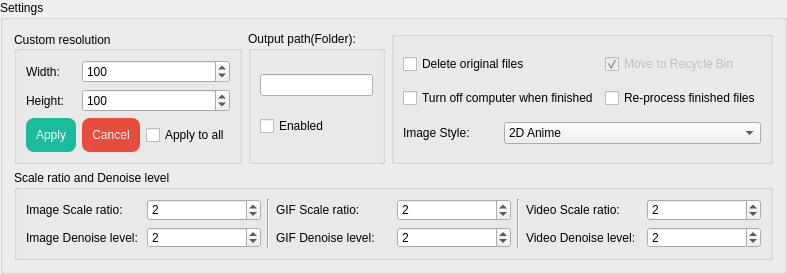
         <widget class="QGroupBox" name="groupBox_Setting">
          <property name="minimumSize">
           <size>
            <width>0</width>
            <height>0</height>
           </size>
          </property>
          <property name="maximumSize">
           <size>
            <width>16777215</width>
            <height>280</height>
           </size>
          </property>
          <property name="title">
           <string>Settings</string>
          </property>
          <layout class="QGridLayout" name="gridLayout_4">
           <item row="1" column="0" rowspan="2" colspan="5">
            <widget class="QGroupBox" name="groupBox_ScaleRaton_DenoiseLevel">
             <property name="maximumSize">
              <size>
               <width>16777215</width>
               <height>90</height>
              </size>
             </property>
             <property name="title">
              <string>Scale ratio and Denoise level</string>
             </property>
             <layout class="QGridLayout" name="gridLayout">
              <item row="1" column="7">
               <widget class="QSpinBox" name="spinBox_DenoiseLevel_video">
                <property name="enabled">
                 <bool>true</bool>
                </property>
                <property name="focusPolicy">
                 <enum>Qt::WheelFocus</enum>
                </property>
                <property name="minimum">
                 <number>-1</number>
                </property>
                <property name="maximum">
                 <number>3</number>
                </property>
                <property name="singleStep">
                 <number>1</number>
                </property>
                <property name="value">
                 <number>2</number>
                </property>
                <property name="displayIntegerBase">
                 <number>10</number>
                </property>
               </widget>
              </item>
              <item row="0" column="3">
               <widget class="QLabel" name="label_16">
                <property name="toolTip">
                 <string>Range: 1 ~ 999999999</string>
                </property>
                <property name="text">
                 <string>GIF Scale ratio:</string>
                </property>
               </widget>
              </item>
              <item row="1" column="3">
               <widget class="QLabel" name="label_GIFDenoiseLevel">
                <property name="text">
                 <string>GIF Denoise level:</string>
                </property>
               </widget>
              </item>
              <item row="0" column="5" rowspan="2">
               <widget class="Line" name="line_4">
                <property name="orientation">
                 <enum>Qt::Vertical</enum>
                </property>
               </widget>
              </item>
              <item row="0" column="4">
               <widget class="QSpinBox" name="spinBox_ScaleRatio_gif">
                <property name="cursor">
                 <cursorShape>ArrowCursor</cursorShape>
                </property>
                <property name="focusPolicy">
                 <enum>Qt::WheelFocus</enum>
                </property>
                <property name="toolTip">
                 <string>Range: 1 ~ 999999999</string>
                </property>
                <property name="minimum">
                 <number>1</number>
                </property>
                <property name="maximum">
                 <number>999999999</number>
                </property>
                <property name="singleStep">
                 <number>1</number>
                </property>
                <property name="value">
                 <number>2</number>
                </property>
                <property name="displayIntegerBase">
                 <number>10</number>
                </property>
               </widget>
              </item>
              <item row="0" column="0">
               <widget class="QLabel" name="label">
                <property name="toolTip">
                 <string>Range: 1 ~ 999999999</string>
                </property>
                <property name="text">
                 <string>Image Scale ratio:</string>
                </property>
               </widget>
              </item>
              <item row="1" column="0">
               <widget class="QLabel" name="label_ImageDenoiseLevel">
                <property name="text">
                 <string>Image Denoise level:</string>
                </property>
               </widget>
              </item>
              <item row="1" column="6">
               <widget class="QLabel" name="label_VideoDenoiseLevel">
                <property name="text">
                 <string>Video Denoise level:</string>
                </property>
               </widget>
              </item>
              <item row="0" column="1">
               <widget class="QSpinBox" name="spinBox_ScaleRatio_image">
                <property name="cursor">
                 <cursorShape>ArrowCursor</cursorShape>
                </property>
                <property name="focusPolicy">
                 <enum>Qt::WheelFocus</enum>
                </property>
                <property name="toolTip">
                 <string>Range: 1 ~ 999999999</string>
                </property>
                <property name="minimum">
                 <number>1</number>
                </property>
                <property name="maximum">
                 <number>999999999</number>
                </property>
                <property name="singleStep">
                 <number>1</number>
                </property>
                <property name="value">
                 <number>2</number>
                </property>
                <property name="displayIntegerBase">
                 <number>10</number>
                </property>
               </widget>
              </item>
              <item row="0" column="6">
               <widget class="QLabel" name="label_17">
                <property name="toolTip">
                 <string>Range: 1 ~ 999999999</string>
                </property>
                <property name="text">
                 <string>Video Scale ratio:</string>
                </property>
               </widget>
              </item>
              <item row="1" column="1">
               <widget class="QSpinBox" name="spinBox_DenoiseLevel_image">
                <property name="enabled">
                 <bool>true</bool>
                </property>
                <property name="focusPolicy">
                 <enum>Qt::WheelFocus</enum>
                </property>
                <property name="minimum">
                 <number>-1</number>
                </property>
                <property name="maximum">
                 <number>3</number>
                </property>
                <property name="singleStep">
                 <number>1</number>
                </property>
                <property name="value">
                 <number>2</number>
                </property>
                <property name="displayIntegerBase">
                 <number>10</number>
                </property>
               </widget>
              </item>
              <item row="0" column="7">
               <widget class="QSpinBox" name="spinBox_ScaleRatio_video">
                <property name="cursor">
                 <cursorShape>ArrowCursor</cursorShape>
                </property>
                <property name="focusPolicy">
                 <enum>Qt::WheelFocus</enum>
                </property>
                <property name="toolTip">
                 <string>Range: 1 ~ 999999999</string>
                </property>
                <property name="minimum">
                 <number>1</number>
                </property>
                <property name="maximum">
                 <number>999999999</number>
                </property>
                <property name="singleStep">
                 <number>1</number>
                </property>
                <property name="value">
                 <number>2</number>
                </property>
                <property name="displayIntegerBase">
                 <number>10</number>
                </property>
               </widget>
              </item>
              <item row="1" column="4">
               <widget class="QSpinBox" name="spinBox_DenoiseLevel_gif">
                <property name="enabled">
                 <bool>true</bool>
                </property>
                <property name="focusPolicy">
                 <enum>Qt::WheelFocus</enum>
                </property>
                <property name="minimum">
                 <number>-1</number>
                </property>
                <property name="maximum">
                 <number>3</number>
                </property>
                <property name="singleStep">
                 <number>1</number>
                </property>
                <property name="value">
                 <number>2</number>
                </property>
                <property name="displayIntegerBase">
                 <number>10</number>
                </property>
               </widget>
              </item>
              <item row="0" column="2" rowspan="2">
               <widget class="Line" name="line_3">
                <property name="orientation">
                 <enum>Qt::Vertical</enum>
                </property>
               </widget>
              </item>
             </layout>
            </widget>
           </item>
           <item row="0" column="0" colspan="2">
            <widget class="QGroupBox" name="groupBox">
             <property name="maximumSize">
              <size>
               <width>16777215</width>
               <height>16777215</height>
              </size>
             </property>
             <property name="toolTip">
              <string/>
             </property>
             <property name="title">
              <string>Custom resolution</string>
             </property>
             <property name="alignment">
              <set>Qt::AlignLeading|Qt::AlignLeft|Qt::AlignVCenter</set>
             </property>
             <layout class="QGridLayout" name="gridLayout_13">
              <item row="6" column="1">
               <widget class="QPushButton" name="pushButton_CustRes_cancel">
                <property name="toolTip">
                 <string>1.Select a file in the file list.
2.Click the Cancel button to cancel the custom resolution.</string>
                </property>
                <property name="styleSheet">
                 <string notr="true">QPushButton{
background-color: rgb(231, 76, 60);
color: rgb(255, 255, 255);
border-style:outset;
border-radius:8px;
padding:10px;
}
QPushButton:hover{
background-color: rgb(255, 102, 64);
color: rgb(255, 255, 255);
border-style:outset;
border-radius:8px;
padding:10px;
}
QPushButton:pressed{
background-color: rgb(204, 65, 53);
color: rgb(255, 255, 255);
border-style:outset;
border-radius:8px;
padding:10px;
}
QPushButton{
background-color: rgb(231, 76, 60);
color: rgb(255, 255, 255);
border-style:outset;
border-radius:8px;
padding:10px;
}
QPushButton:hover{
background-color: rgb(255, 102, 64);
color: rgb(255, 255, 255);
border-style:outset;
border-radius:8px;
padding:10px;
}
QPushButton:disabled{
	background-color: rgb(166, 166, 166);
color: rgb(255, 255, 255);
border-style:outset;
border-radius:8px;
padding:10px;
}</string>
                </property>
                <property name="text">
                 <string>Cancel</string>
                </property>
               </widget>
              </item>
              <item row="0" column="1" colspan="2">
               <widget class="QSpinBox" name="spinBox_CustRes_width">
                <property name="minimum">
                 <number>1</number>
                </property>
                <property name="maximum">
                 <number>999999999</number>
                </property>
                <property name="value">
                 <number>100</number>
                </property>
               </widget>
              </item>
              <item row="6" column="0">
               <widget class="QPushButton" name="pushButton_CustRes_apply">
                <property name="toolTip">
                 <string>1.Set the height and width of the resolution.
2.Select a file in the file list.
3.Click the Apply button to set the resolution.</string>
                </property>
                <property name="styleSheet">
                 <string notr="true">QPushButton{
background-color: rgb(26, 188, 156);
color: rgb(255, 255, 255);
border-style:outset;
border-radius:8px;
padding:10px;
}
QPushButton:hover{
background-color: rgb(29, 214, 177);
color: rgb(255, 255, 255);
border-style:outset;
border-radius:8px;
padding:10px;
}
QPushButton:pressed{
background-color: rgb(23, 173, 143);
color: rgb(255, 255, 255);
border-style:outset;
border-radius:8px;
padding:10px;
}
QPushButton:disabled{
background-color: rgb(166, 166, 166);
color: rgb(255, 255, 255);
border-style:outset;
border-radius:8px;
padding:10px;
}</string>
                </property>
                <property name="text">
                 <string>Apply</string>
                </property>
               </widget>
              </item>
              <item row="2" column="0">
               <widget class="QLabel" name="label_15">
                <property name="text">
                 <string>Height:</string>
                </property>
               </widget>
              </item>
              <item row="2" column="1" colspan="2">
               <widget class="QSpinBox" name="spinBox_CustRes_height">
                <property name="minimum">
                 <number>1</number>
                </property>
                <property name="maximum">
                 <number>999999999</number>
                </property>
                <property name="value">
                 <number>100</number>
                </property>
               </widget>
              </item>
              <item row="0" column="0">
               <widget class="QLabel" name="label_18">
                <property name="text">
                 <string>Width:</string>
                </property>
               </widget>
              </item>
              <item row="6" column="2">
               <widget class="QCheckBox" name="checkBox_custres_isAll">
                <property name="toolTip">
                 <string>Valid for all files.</string>
                </property>
                <property name="text">
                 <string>Apply to all</string>
                </property>
               </widget>
              </item>
             </layout>
            </widget>
           </item>
           <item row="0" column="2" colspan="2">
            <widget class="QGroupBox" name="groupBox_OutPut">
             <property name="minimumSize">
              <size>
               <width>0</width>
               <height>0</height>
              </size>
             </property>
             <property name="maximumSize">
              <size>
               <width>16777215</width>
               <height>16777215</height>
              </size>
             </property>
             <property name="title">
              <string>Output path(Folder):</string>
             </property>
             <layout class="QGridLayout" name="gridLayout_23">
              <item row="0" column="0" colspan="4">
               <widget class="QLineEdit" name="lineEdit_outputPath">
                <property name="text">
                 <string notr="true"/>
                </property>
               </widget>
              </item>
              <item row="1" column="0">
               <widget class="QCheckBox" name="checkBox_OutPath_isEnabled">
                <property name="toolTip">
                 <string>When this option is enabled, the output file 
will be moved to the path you specified. 
Otherwise, it will be saved in the same 
folder as the source file.</string>
                </property>
                <property name="text">
                 <string>Enabled</string>
                </property>
               </widget>
              </item>
             </layout>
            </widget>
           </item>
           <item row="0" column="4">
            <widget class="QGroupBox" name="groupBox_2">
             <property name="maximumSize">
              <size>
               <width>16777215</width>
               <height>16777215</height>
              </size>
             </property>
             <property name="title">
              <string/>
             </property>
             <layout class="QGridLayout" name="gridLayout_26">
              <item row="3" column="1" colspan="2">
               <widget class="QComboBox" name="comboBox_ImageStyle">
                <property name="minimumSize">
                 <size>
                  <width>120</width>
                  <height>0</height>
                 </size>
                </property>
                <property name="toolTip">
                 <string>Only works when using &quot;waifu2x-ncnn-vulkan&quot; engine. 
Waifu2x-converter and Anime4k only support &quot;2D Anime&quot; image style.
SRMD-ncnn-vulkan can supports all image style without change any settings.</string>
                </property>
                <property name="currentText">
                 <string notr="true">2D Anime</string>
                </property>
                <item>
                 <property name="text">
                  <string>2D Anime</string>
                 </property>
                </item>
                <item>
                 <property name="text">
                  <string>3D Real-life</string>
                 </property>
                </item>
               </widget>
              </item>
              <item row="1" column="2">
               <widget class="QCheckBox" name="checkBox_ReProcFinFiles">
                <property name="toolTip">
                 <string>When there are finished files in the list, the finished files will be
 processed again when the processing process is started again.</string>
                </property>
                <property name="text">
                 <string>Re-process finished files</string>
                </property>
               </widget>
              </item>
              <item row="3" column="0">
               <widget class="QLabel" name="label_3">
                <property name="maximumSize">
                 <size>
                  <width>16777215</width>
                  <height>16777215</height>
                 </size>
                </property>
                <property name="toolTip">
                 <string>Only works when using &quot;waifu2x-ncnn-vulkan&quot; engine. 
Waifu2x-converter and Anime4k only support &quot;2D Anime&quot; image style.
SRMD-ncnn-vulkan can supports all image style without change any settings.</string>
                </property>
                <property name="text">
                 <string>Image Style:</string>
                </property>
                <property name="alignment">
                 <set>Qt::AlignLeading|Qt::AlignLeft|Qt::AlignVCenter</set>
                </property>
               </widget>
              </item>
              <item row="0" column="2">
               <widget class="QCheckBox" name="checkBox_Move2RecycleBin">
                <property name="enabled">
                 <bool>false</bool>
                </property>
                <property name="toolTip">
                 <string>Move original files to recycle bin 
when [Delete original files] is enabled.
(Only works when the recycle bin for the drive 
where the file is located is enabled)</string>
                </property>
                <property name="text">
                 <string>Move to Recycle Bin</string>
                </property>
                <property name="checked">
                 <bool>true</bool>
                </property>
               </widget>
              </item>
              <item row="1" column="0" colspan="2">
               <widget class="QCheckBox" name="checkBox_AutoTurnOFF">
                <property name="toolTip">
                 <string>Automatically shut down the computer after processing all files in the list.</string>
                </property>
                <property name="text">
                 <string>Turn off computer when finished</string>
                </property>
               </widget>
              </item>
              <item row="0" column="0" colspan="2">
               <widget class="QCheckBox" name="checkBox_DelOriginal">
                <property name="toolTip">
                 <string>Delete the original file after processing is complete.</string>
                </property>
                <property name="text">
                 <string>Delete original files</string>
                </property>
               </widget>
              </item>
             </layout>
            </widget>
           </item>
          </layout>
         </widget>
